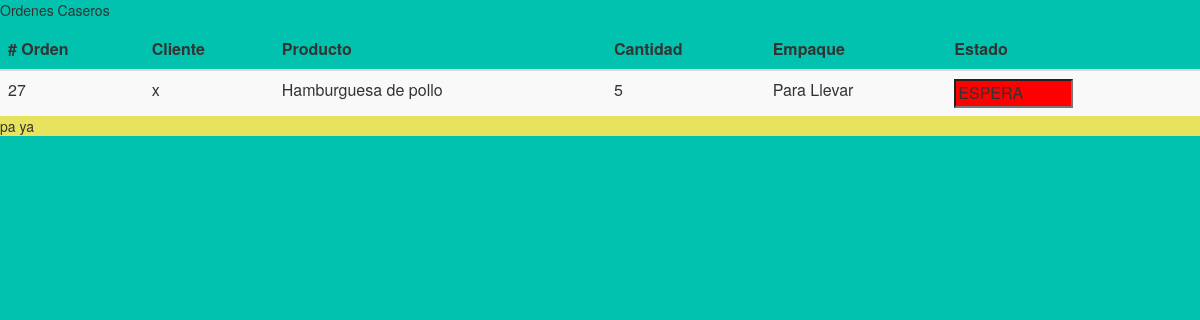
The page /processing/1/ on the database as committed earlier.
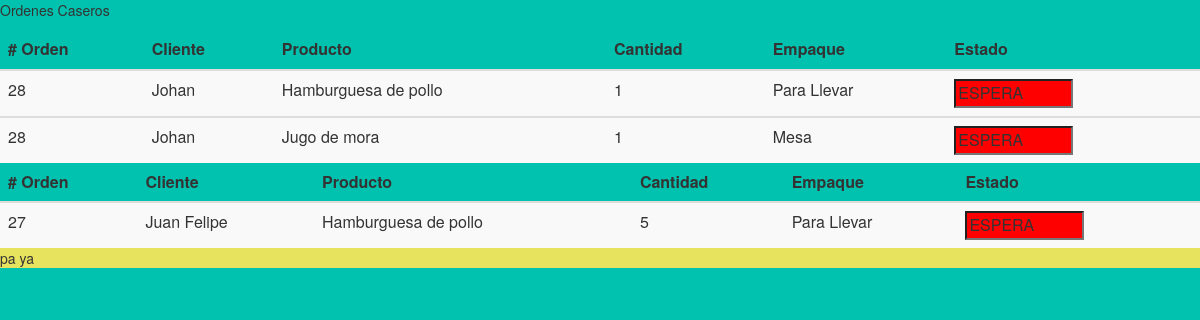
The same page on the database as committed later.
### restaurant/models.py (models this page shows, shortened)
class Restaurant(models.Model):
    name = models.CharField(max_length=200)
    logo = models.ImageField(upload_to='media/logo/')
    available = models.BooleanField()
    visible = models.BooleanField()

class Order(models.Model):
    Espera = 'Espera'
    Preparacion = 'Preparación'
    Finalizado = 'Finalizado'
    state_choices = [
        ('ESPERA', 'E'),
        ('PREPARACION', 'P'),
        ('FINALIZADO', 'F'),
    ]
    state = models.CharField(
        max_length=11,
        choices=state_choices,
        default='ESPERA',
    )
    name = models.CharField(max_length=200)
    created_date = models.DateTimeField(
            default=timezone.now)
    product = models.ManyToManyField(Product, related_name='models', through='ProductOrder')
    restaurant = models.ForeignKey(Restaurant, on_delete=models.CASCADE, default=1)
    description = models.TextField( default=1)
    class Meta:
        ordering = ['-created_date']

class ProductOrder(models.Model):
    order = models.ForeignKey(Order, on_delete=models.CASCADE)
    product = models.ForeignKey(Product, on_delete=models.CASCADE)
    carry_off = models.BooleanField(default=False)
    description = models.TextField()
    quantity = models.IntegerField(default=0)
    Espera = 'Espera'
    Preparacion = 'Preparación'
    Finalizado = 'Finalizado'
    state_choices = [
        ('ESPERA', 'E'),
        ('PREPARACION', 'P'),
        ('FINALIZADO', 'F'),
    ]
    state = models.CharField(
        max_length=11,
        choices=state_choices,
        default='ESPERA',
    )

class Product(models.Model):
    name = models.CharField(max_length=200)
    description = models.TextField()
    image = models.ImageField(upload_to='media/product/')
    price = models.IntegerField()
    category = models.ForeignKey(Category, on_delete=models.CASCADE)
    available = models.BooleanField()
    visible = models.BooleanField()
    def __str__(self):
        return f"{self.name}"

### restaurant/views.py (the view)
# urls.py: path('processing/<int:pk>/', views.processing_orders, name='processing_orders'),
def processing_orders(request, pk):
    restaurant = Restaurant.objects.get(pk = pk)
    if restaurant :
        orders = Order.objects.filter(restaurant = pk, state__in = ['ESPERA', 'PREPARACION'] ).order_by('-created_date')
        productOrders = ProductOrder.objects.filter(order__restaurant__pk = pk, order__state__in = ['ESPERA', 'PREPARACION']  )
    return render(request, 'restaurant/processing_orders.html', {'orders':orders, 'productOrders':productOrders, 'restaurant':restaurant})

### restaurant/templates/restaurant/processing_orders.html (shortened to what this page needs)
{% load static %}
<html>
    <head>
        <link href="//maxcdn.bootstrapcdn.com/bootstrap/3.3.0/css/bootstrap.min.css" rel="stylesheet" id="bootstrap-css">
        <link rel="stylesheet" type="text/css" href="{% static 'restaurant/css/menu.css' %}">
        </head>
    <body>
        {% if not restaurant %}
        Restaurante no encontrado
        {% else %}
        <div class="restaurant">
           Ordenes {{restaurant.name}}
        </div>
        {% for order in orders %}
        <table class="table table-striped">
            <thead>
            <tr>
                <th ># Orden </th>
                <th >Cliente</th>
                <th >Producto</th>
                <th >Cantidad</th>
                <th >Empaque</th>
                <th >Estado</th>
            </tr>
            </thead>
            {% for productOrder in productOrders %}
                {% if productOrder.order.pk == order.pk %}
                <tbody>
                    <tr>
                        <td>{{order.pk}}</td>
                        <td>{{order.name}}</td>
                        <td>{{productOrder.product}}</td>
                        <td>{{productOrder.quantity}}</td>
                    {% if productOrder.carry_off %}
                        <td>Para Llevar</td>
                    {% else %}
                        <td>Mesa</td>
                    {% endif %}
                        <td>
                            <input type="text" id="{{productOrder.pk}}" name="{{productOrder.pk}}" readonly="readonly"
                                minlength="4" maxlength="8" size="10" value="{{productOrder.state}}" onclick="changeColor(this.id)"
                                {% if productOrder.state == 'ESPERA'  %}
                                style="background-color: red;"
                                {% elif productOrder.state == 'PREPARACION' %}
                                style="background-color: orange;"
                                {% elif productOrder.state == 'FINALIZADO' %}
                                style="background-color: green;"
                                {% endif %}
                                >
                        </td>
                    </tr>
                </tbody>
                {% endif %}
            {% endfor %}
        </table>
        <div class="description">
            {{order.description}}
        </div>
        {% endfor %}
        {% endif %}
    </body>
</html>

### restaurant/static/restaurant/css/menu.css (style rules this page uses)
.restaurant { margin-bottom: 10px; }
body { background-color: hsl(174, 100%, 38%) ; }
.description { background-color: hsl(58, 75%, 64%) ; margin-top: -20px; }

Rows that differ between the two databases and show on the page:
added Order: pk "28", name "Johan"
added ProductOrder: product "Hamburguesa de pollo", quantity "1", carry_off "Para Llevar", pk "ESPERA"
added ProductOrder: product "Jugo de mora", quantity "1", carry_off "Mesa", pk "ESPERA"
changed Order "pa ya": name "x" → "Juan Felipe"
